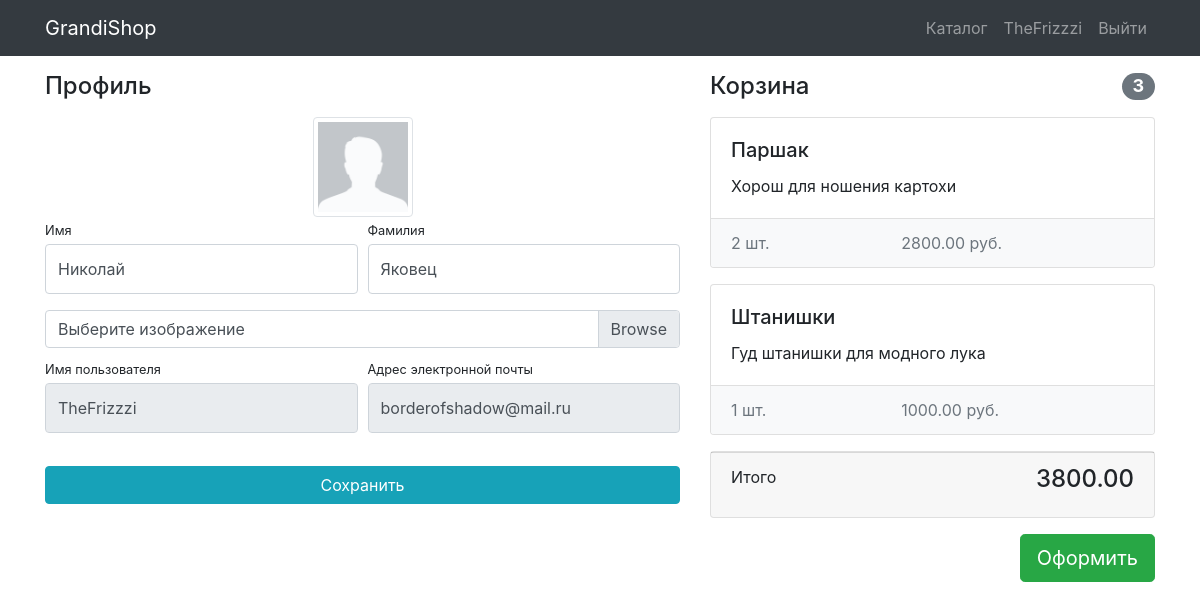
Page /users/profile/ (signed in) on the committed database.
### users/models.py (models this page shows)
class User(AbstractUser):
    image = models.ImageField(upload_to='users_images', blank=True)

### products/models.py (models this page shows, shortened)
class Basket(models.Model):
    user = models.ForeignKey(User, on_delete=models.CASCADE)
    product = models.ForeignKey(Product, on_delete=models.CASCADE)
    quantity = models.PositiveIntegerField(default=0)
    created_timestamp = models.DateTimeField(auto_now_add=True)
    def sum(self):
        return self.quantity * self.product.price

class Product(models.Model):
    name = models.CharField(max_length=256, verbose_name='Название товара')
    image = models.ImageField(upload_to='products_images', blank=True, verbose_name='Изображение товара')
    description = models.TextField(verbose_name='Описание товара')
    short_description = models.CharField(max_length=64, verbose_name='Краткое описание товара', blank=True)
    price = models.DecimalField(max_digits=8, decimal_places=2, default=0, verbose_name='Цена товара')
    quantity = models.PositiveIntegerField(default=0, verbose_name='Количество товара')
    category = models.ForeignKey(ProductCategory, on_delete=models.PROTECT, verbose_name='категория товара')

### users/views.py (the view)
# urls.py: path('profile/', profile, name='profile'),
@login_required
def profile(request):
    user = request.user
    if request.method == 'POST':
        form = UserProfileForm(data=request.POST, files=request.FILES, instance=user)
        if form.is_valid():
            form.save()
            return HttpResponseRedirect(reverse('users:profile'))
    else:
        form = UserProfileForm(instance=user)
    baskets = Basket.objects.filter(user=user)
    total_quantity = sum(basket.quantity for basket in baskets)
    total_sum = sum(basket.sum() for basket in baskets)
    context = {
        'form': form,
        'baskets': Basket.objects.filter(user=user),
        'total_quantity': total_quantity,
        'total_sum': total_sum,
    }
    return render(request, 'users/profile.html', context)

### users/forms.py
class UserProfileForm(UserChangeForm):
    username = forms.CharField(widget=forms.TextInput(attrs={'readonly': True}))
    email = forms.CharField(widget=forms.EmailInput(attrs={'readonly': True}))
    image = forms.ImageField(widget=forms.FileInput(), required=False)
    class Meta:
        model = User
        fields = ('username', 'email', 'first_name', 'last_name', 'image')
    def __init__(self, *args, **kwargs):
        super(UserProfileForm, self).__init__(*args, **kwargs)
        for field_name, field in self.fields.items():
            field.widget.attrs['class'] = 'form-control py-4'
        self.fields['image'].widget.attrs['class'] = 'custom-file-input'

### users/templates/users/profile.html (shortened to what this page needs)
{% extends 'products/base.html' %}
{% load static %}
{% block css %}
<link href="{% static 'css/profile.css' %}" rel="stylesheet">
{% endblock %}
{% block content %}
<div class="container">
    <div class="row">
        <div class="col-lg-7">
            <h4 class="mt-3 mb-3">Профиль</h4>
            <div class="col-lg-12 text-center">
                <img width="100" height="100"
                     src="{% if user.image %} {{ user.image.url }} {% else %} {% static 'vendor/img/users/default-avatar.png' %} {% endif %}"
                     class="img-thumbnail">
            </div>
            <form action="{% url 'users:profile' %}" method="post" enctype="multipart/form-data">
                <div class="form-row">
                    <div class="col-lg-6">
                        <div class="form-group">
                            <label class="small mb-1" for="{{ form.first_name.id_for_label}}">Имя</label>
                            {{ form.first_name }}
                        </div>
                    </div>
                    <div class="col-lg-6">
                        <div class="form-group">
                            <label class="small mb-1" for="{{ form.last_name.id_for_label }}">Фамилия</label>
                            {{ form.last_name }}
                        </div>
                    </div>
                </div>
                <div class="form-row mb-2">
                    <div class="col-lg-12">
                        <div class="custom-file">
                            <label class="custom-file-label" for="{{ form.image.id_for_label }}">Выберите изображение</label>
                        </div>
                    </div>
                </div>
                <div class="form-row">
                    <div class="col-lg-6">
                        <label class="small mb-1" for="{{ form.username.id_for_label }}">Имя пользователя</label>
                        {{ form.username }}
                    </div>
                    <div class="col-lg-6">
                        <label class="small mb-1" for="{{ form.email.id_for_label }}">Адрес электронной
                            почты</label>
                        {{ form.email }}
                    </div>
                </div>
                <div class="form-row">
                    <div class="col-lg-12" style="margin-top: 33px;">
                        <input class="btn btn-info btn-block" type="submit" value="Сохранить">
                    </div>
                </div>
            </form>
        </div>
        {% include 'products/basket.html' %}
    </div>
</div>
{% endblock %}

### products/templates/products/base.html (shortened to what this page needs)
{% load static %}
<!DOCTYPE html>
<html lang="en">
<head>
    <link href="{% static 'vendor/bootstrap/css/bootstrap.min.css' %}" rel="stylesheet">
    {% block css %} {% endblock %}
</head>
<body>
<nav class="navbar navbar-expand-lg navbar-dark bg-dark fixed-top">
    <div class="container">
        <a class="navbar-brand" href="{% url 'products:index' %}">GrandiShop</a>
        <div class="collapse navbar-collapse" id="navbarResponsive">
            <ul class="navbar-nav ml-auto">
                <li class="nav-item">
                    <a class="nav-link" href="{% url 'products:products' %}">Каталог  </a>
                </li>
                {% if user.is_authenticated %}
                    <li class="nav-item">
                        <a class="nav-link" href="{% url 'users:profile' %}">{{ user.username }}
                        </a>
                    </li>
                    <li class="nav-item">
                        <a class="nav-link" href="{% url 'users:logout' %}">Выйти </a>
                    </li>
                {% else %}
                    <li class="nav-item">
                        <a class="nav-link" href="{% url 'users:login' %}">Войти <i class="fas fa-sign-in-alt"></i></a>
                    </li>
                {% endif %}
            </ul>
        </div>
    </div>
</nav>
{% block content %} {% endblock %}
</body>
</html>

### products/templates/products/basket.html (shortened to what this page needs)
{% if baskets %}
    <div class="col-lg-5">
        <h4 class="mt-3 mb-3 d-flex justify-content-between align-items-center mb-3">
            Корзина <span class="badge badge-secondary badge-pill">{{ total_quantity }}</span>
        </h4>
        {% for basket in baskets %}
            <div class="card mb-3">
                <div class="card-body">
                    <h5 class="card-title">{{ basket.product.name }}</h5>
                    <p class="card-text">{{ basket.product.description }}</p>
                </div>
                <ul class="list-group list-group-flush">
                    <li class="list-group-item d-flex justify-content-between lh-condensed bg-light">
                        <span class="text-muted">{{ basket.quantity }} шт.</span>
                        <span class="text-muted">{{ basket.sum }} руб.</span>
                    </li>
                </ul>
            </div>
        {% endfor %}
        <div class="card mb-3">
            <div class="card-footer">
                <p class="float-left">Итого</p>
                <h4 class="float-right">{{ total_sum }}</h4>
            </div>
        </div>
        <button type="button" class="btn btn-success btn-lg float-right">Оформить</button>
    </div>
{% else %}
    <h4 class="mt-3 mb-3 mb-3 text-center">
            Корзина пуста!
{% endif %}

### static/css/profile.css (style rules this page uses)
body { padding-top: 56px; }

### rows in the picture
User: username "TheFrizzzi", first_name "Николай", last_name "Яковец", email "borderofshadow@mail.ru"
Basket: product.name "Паршак", product.description "Хорош для ношения картохи", quantity "2", sum "2800.00"
Basket: product.name "Штанишки", product.description "Гуд штанишки для модного лука", quantity "1", sum "1000.00"

### other values in the picture
{{ total_quantity }} "3"
{{ total_sum }} "3800.00"
